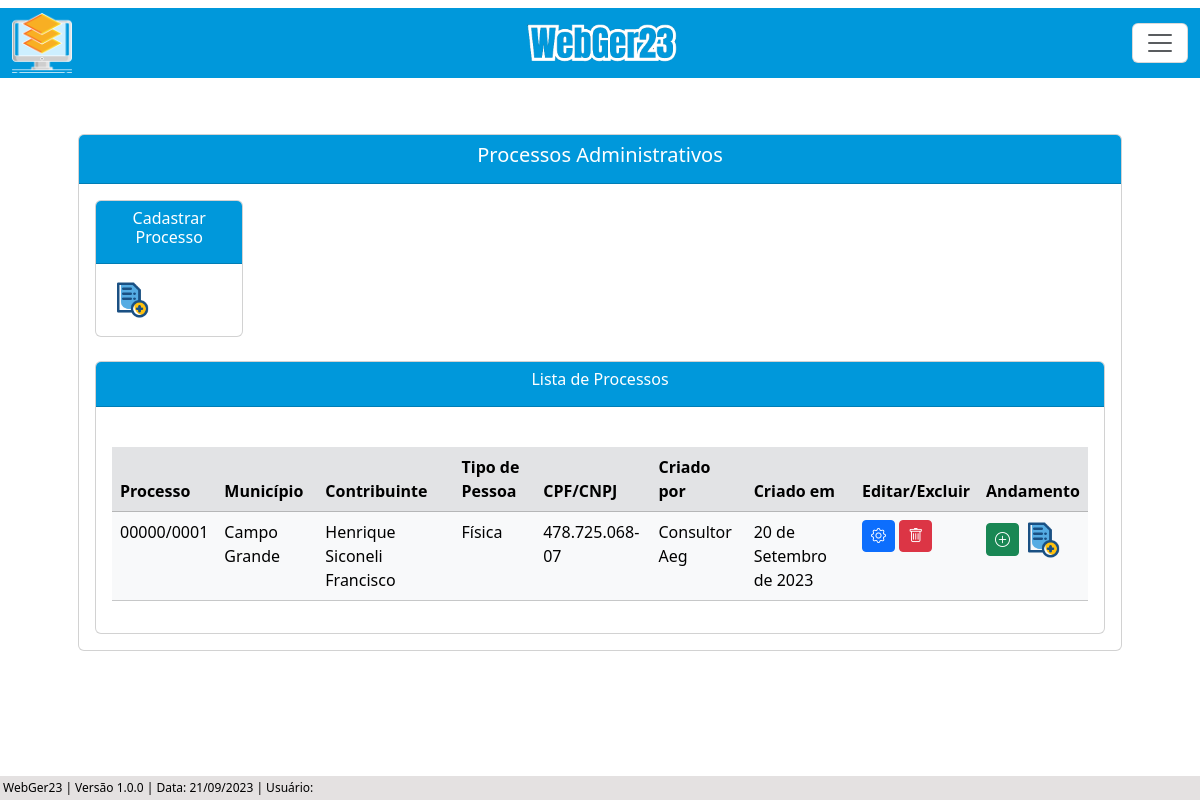
The page /listar/processo-adm/ on the database its author committed.
### processo/models.py (models this page shows, shortened)
class Base(models.Model): # Classe base, será herdada pelas outras classes
    data_criacao = models.DateField('data_criação', auto_now_add=True)
    data_alteracao = models.DateField('Alterado', auto_now=True)
    ativo = models.BooleanField('Ativo?', default=True)
    class Meta:
        abstract = True

class ProcessoAdm(Base):
    tipo_pessoas = (
        ('Física', 'Física'), ('Jurídica', 'Jurídica'),
    )
    criador_processo_adm = models.ForeignKey(get_user_model(), verbose_name='Usuário Criador', on_delete=models.CASCADE) # Usuário que criou o processo, utilizando chave primária com o get_user_model do django, para utilizar o usuário logado automaticamente
    numero = models.CharField(unique=True, verbose_name='N°', max_length=10) # Número do processo
    municipio = models.CharField(max_length=50, verbose_name='Município') # Município
    uf = models.CharField(max_length=2) # UF
    data_inicial = models.DateField(blank=True, null=True) # Data Inicial do Período do processo
    data_final = models.DateField(blank=True, null=True) # Data final do Período do processo
    data_div_ativa = models.DateField(blank=True, null=True) # Data dívida ativa
    valor_atributo = models.CharField(max_length=14, blank=True, null=True)  # Valor do atributo
    valor_multa = models.CharField(max_length=14, blank=True, null=True) # Valor da multa
    valor_credito = models.CharField(max_length=14, blank=True, null=True) # Valor do crédito
    valor_atualizado = models.CharField(max_length=14, blank=True, null=True) # Valor do atualizado
    data_valor_atualizado = models.DateField(blank=True, null=True) # Data valor atualizado
    nome_contribuinte = models.CharField(max_length=50)  # Nome / Razão Social
    tipo_pessoa = models.CharField(max_length=50, choices=tipo_pessoas) # Física / Jurídica
    documento = models.CharField(max_length=20, verbose_name='CPF/CNPJ', unique=True) # CPF / CNPJ
    nome_fantasia = models.CharField(max_length=50, blank=True, null=True) # Nome Fantasia
    email = models.EmailField(max_length=50, blank=True, null=True) # E-mail
    endereco = models.CharField(max_length=150) # Rua
    complemento = models.CharField(max_length=50, blank=True, null=True) # Complemento
    municipio_contribuinte = models.CharField(max_length=50, blank=True, null=True) # Município Contribuinte
    uf_contribuinte = models.CharField(max_length=2, verbose_name='UF', blank=True, null=True) # UF Contribuinte
    cep = models.CharField(max_length=10, blank=True, null=True) # CEP
    telefone = models.CharField(max_length=20, blank=True, null=True) # Telefone
    celular = models.CharField(max_length=20, blank=True, null=True) # Celular

### processo/views.py (the view)
# urls.py: path('listar/processo-adm/', ProcessoAdmList.as_view(), name='proc-adm-list'),
class ProcessoAdmList(ListView):
    model = ProcessoAdm
    template_name = 'processos/lists/processo_adm_list.html'

### processo/templates/processos/lists/processo_adm_list.html (shortened to what this page needs)
{% extends 'index.html' %}
{% load static %}
{% block conteudo %}
    <div class="container p-5">
        <div class="card">
            <div class="card-header text-white" style="background-color: #0098DB;">
                <h5 style="text-align: center;">Processos Administrativos</h5>
            </div>
            <div class="card-body">
                <div class="row">
                    <div class="col">
                        <div class="card">
                            <div class="card-header text-white" style="background-color: #0098DB; text-align: center;" >
                            <h6>Cadastrar Processo</h6>
                            </div>
                            <div class="card-body">
                                <a href="{% url 'proc-adm-create' %}"><img src="{% static 'img/registro.png' %}" width="40"></a>
                            </div>
                        </div>
                    </div>
                    <div class="col">
                    </div>
                    <div class="col">
                    </div>
                    <div class="col">
                    </div>
                    <div class="col">
                    </div>
                    <div class="col">
                    </div>
                </div>
                <br>
                <div class="card">
                    <div class="card-header text-white" style="background-color: #0098DB; text-align: center;">
                    <h6>Lista de Processos</h6>
                    </div>
                    <div class="card-body">
                        <div class="table-responsive">
                            <br>
                            <table class="table table-hover table-light" id="tabela-listar">
                                <thead>
                                    <tr class="table-secondary">
                                        <th>Processo</th>
                                        <th>Município</th>
                                        <th>Contribuinte</th>
                                        <th>Tipo de Pessoa</th>
                                        <th>CPF/CNPJ</th>
                                        <th>Criado por</th>
                                        <th>Criado em</th>
                                        <th>Editar/Excluir</th>
                                        <th>Andamento</th>
                                    </tr>
                                </thead>
                                <tbody>
                                    {% for processo in object_list %}
                                    <tr>
                                        <td>{{ processo.numero }}</td>
                                        <td>{{ processo.municipio }}</td>
                                        <td>{{ processo.nome_contribuinte }}</td>
                                        <td>{{ processo.tipo_pessoa }}</td>
                                        <td>{{ processo.documento }}</td>
                                        <td>{{ processo.criador_processo_adm.get_full_name }}</td>
                                        <td>{{ processo.data_criacao }}</td>
                                        <td>
                                            <a href="{% url 'proc-adm-update' processo.pk %}" class="btn btn-primary btn-sm"><i class="bi bi-gear" style="font-size: 15px;"></i></a>
                                            <a href="{% url 'proc-adm-delete' processo.pk %}" class="btn btn-danger btn-sm"><i class="bi bi-trash" style="font-size: 15px;"></i></a>
                                        </td>
                                        <td>
                                            <a href="{% url 'andamento-adm-create' processo.pk %}" class="btn btn-success btn-sm" ><i class="bi bi-plus-circle" style="font-size: 15px;"></i></a>
                                            <a href="{% url 'andamento-adm-list' processo.pk %}"><img src="{% static 'img/registro.png' %}" width="40"></a>
                                        </td>
                                    </tr>
                                    {% endfor %}
                                </tbody>
                            </table>
                        </div>
                    </div>
                </div>
            </div>
        </div>
    </div>
{% endblock %}

### core/static/css/estilos.css (style rules this page uses)
body { background-color: rgb(255, 255, 255); margin: 0; padding: 0; display: flex; flex-direction: column; min-height: 100vh; position: relative; }

### rows shown on the page
ProcessoAdm: numero "00000/0001", municipio "Campo Grande", nome_contribuinte "Henrique Siconeli Francisco", tipo_pessoa "Física", documento "478.725.068-07", criador_processo_adm.get_full_name "Consultor Aeg", data_criacao "20 de Setembro de 2023"
